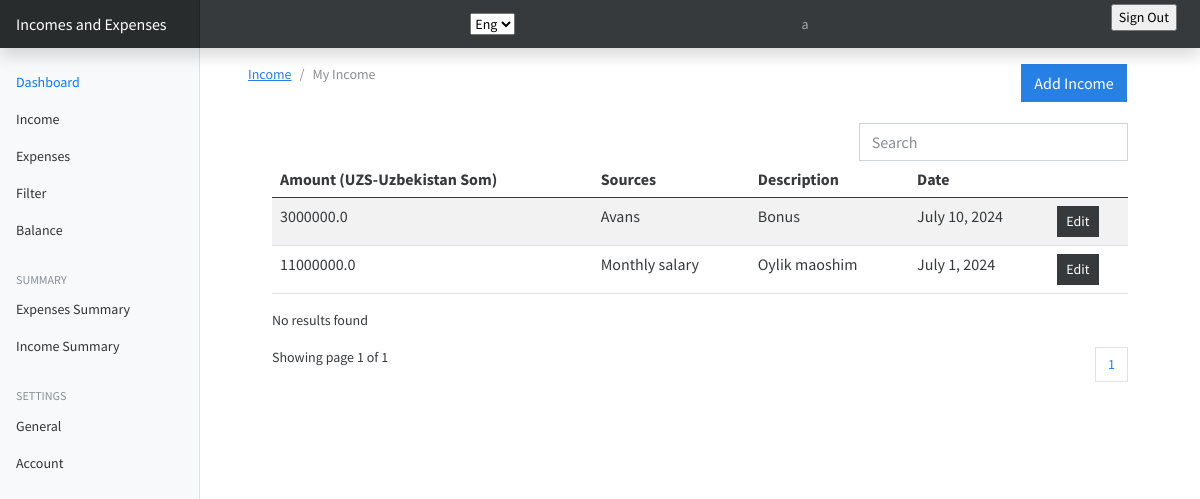
/incomes/ (signed in), run on the app's committed database.
### userpreferences/models.py (models this page shows, shortened)
class UserPreference(models.Model):
    user = models.OneToOneField(to=User, on_delete=models.CASCADE)
    currency = models.CharField(max_length=255, blank=True, null=True)

### incomes/models.py (models this page shows, shortened)
class UserIncome(models.Model):
	amount = models.FloatField()
	date = models.DateField(default=timezone.now)
	description = models.TextField()
	owner = models.ForeignKey(to=User, on_delete=models.CASCADE)
	source = models.CharField(max_length=256)
	class Meta:
		ordering: ['-date']

### incomes/views.py (the view)
# urls.py: path('', views.index, name='expenses'),
@login_required(login_url='/authentication/login')
def index(request):
    sources = Source.objects.all()
    incomes = UserIncome.objects.filter(owner=request.user).order_by('-date')
    exists = UserPreference.objects.filter(user=request.user).exists()
    preferences = {}
    if exists:
        preferences = UserPreference.objects.get(user=request.user)
    else:
        preferences = {'currency': 'None'}
    paginator = Paginator(incomes, 6)
    page_number = request.GET.get('page')
    page_obj = Paginator.get_page(paginator, page_number)
    context = {
        'userincomes': incomes,
        'preferences': preferences,
        'page_obj': page_obj,
    }
    return render(request, 'income/index.html', context)

### templates/income/index.html (shortened to what this page needs)
{% extends 'base.html' %}
{% load static %}
{% block content %}
<div class="container mt-3">
    <div class="row">
        <div class="col-md-10">
            <nav aria-label="breadcrumb">
                <ol class="breadcrumb">
                    <li class="breadcrumb-item"><a href="#" data-translate="Income">Income</a></li>
                    <li class="breadcrumb-item active" aria-current="page" data-translate="My_Income">My Income</li>
                </ol>
            </nav>
        </div>
        <div class="col-md-2">
            <a href="{% url 'add-incomes' %}" class="btn btn-primary" data-translate="Add_Income">Add Income</a>
        </div>
    </div>
    <br>
    <div class="container">
        {% if userincomes.count %}
        <div class="row">
            <div class="col-md-8">
            </div>
            <div class="col-md-4">
                <div class="form-group">
                    <input type="text" class="form-control" id="searchField" placeholder="Search">
                </div>
            </div>
        </div>
        <div class="app-table">
            <table class="table table-striped table-hover">
                <thead>
                    <tr>
                        <th data-translate="Amount">Amount ({{ preferences.currency }})</th>
                        <th data-translate="Sources">Sources</th>
                        <th data-translate="Description">Description</th>
                        <th>Date</th>
                        <th></th>
                    </tr>
                </thead>
                <tbody>
                    {% for income in page_obj %}
                    <tr>
                        <td>{{ income.amount }}</td>
                        <td>{{ income.source }}</td>
                        <td>{{ income.description }}</td>
                        <td>{{ income.date }}</td>
                        <td><a href="{% url 'edit-incomes' income.id %}" class="btn btn-secondary btn-sm">Edit</a></td>
                    </tr>
                    {% endfor %}
                </tbody>
            </table>
        </div>
        <div class="no-search-result">
            <p data-translate="No_results_found">No results found</p>
        </div>
        <div class="pagination-container">
            <div class="row">
                <div class="col-md-3">
                    <div>
                        Showing page {{ page_obj.number }} of {{ page_obj.paginator.num_pages }}
                    </div>
                </div>
                <div class="col-md-9">
                    <ul class="pagination justify-content-end">
                        <li class="page-item"><a class="page-link" href="#">{{ page_obj.number }}</a></li>
                    </ul>
                </div>
            </div>
        </div>
        {% else %}
        <p>No incomes found. Start by <a href="{% url 'add-incomes' %}">adding some income</a>.</p>
        {% endif %}
    </div>
</div>
{% endblock %}

### templates/base.html (shortened to what this page needs)
{%load static%}
<html lang="en">
<head>
  <link href="{% static '/css/bootstrap.min.css'%}" rel="stylesheet">
  <link href="{% static '/css/main.css'%}" rel="stylesheet">
  <link href="{% static 'css/dashboard.css'%}" rel="stylesheet">
</head>
<body>
  <header class="navbar navbar-dark sticky-top bg-dark flex-md-nowrap p-0 shadow">
    <a class="navbar-brand col-md-3 col-lg-2 me-0 px-3" href="#" data-translate="">Incomes and Expenses </a>
    <select class="selecttt" name="" id="language-select">
      <option value="eng">Eng</option>
    </select>
    <span class="navbar-nav px-3">
        <a class="nav-link">{{request.user.username}}</a>
    </span>
    <ul class="navbar-nav px-3">
      <li class="nav-item text-nowrap">
        <form action="{% url 'logout'%}" method="post">
          <input class="text" type="submit" value="Sign Out">
        </form>
      </li>
    </ul>
  </header>
  <div class="container-fluid">
    <div class="row">
      {% include 'partials/_sidebar.html' %}
      <main class="col-md-9 ms-sm-auto col-lg-10 px-md-4">
        {%block content%}
        {%endblock%}
      </main>
    </div>
  </div>
</body>
</html>

### PROJECT/static/css/dashboard.css (style rules this page uses)
body { font-size: .875rem; }
.navbar-brand { padding-top: .75rem; padding-bottom: .75rem; font-size: 1rem; background-color: rgba(0, 0, 0, .25); box-shadow: inset -1px 0 0 rgba(0, 0, 0, .25); }

### data on the page
UserPreference: currency "UZS-Uzbekistan Som"
UserIncome: amount "3000000.0", source "Avans", description "Bonus", date "July 10, 2024"
UserIncome: amount "11000000.0", source "Monthly salary", description "Oylik maoshim", date "July 1, 2024"

### other printed values
{{ request.user.username }} "a"
{{ page_obj.number }} "1"
{{ page_obj.paginator.num_pages }} "1"
